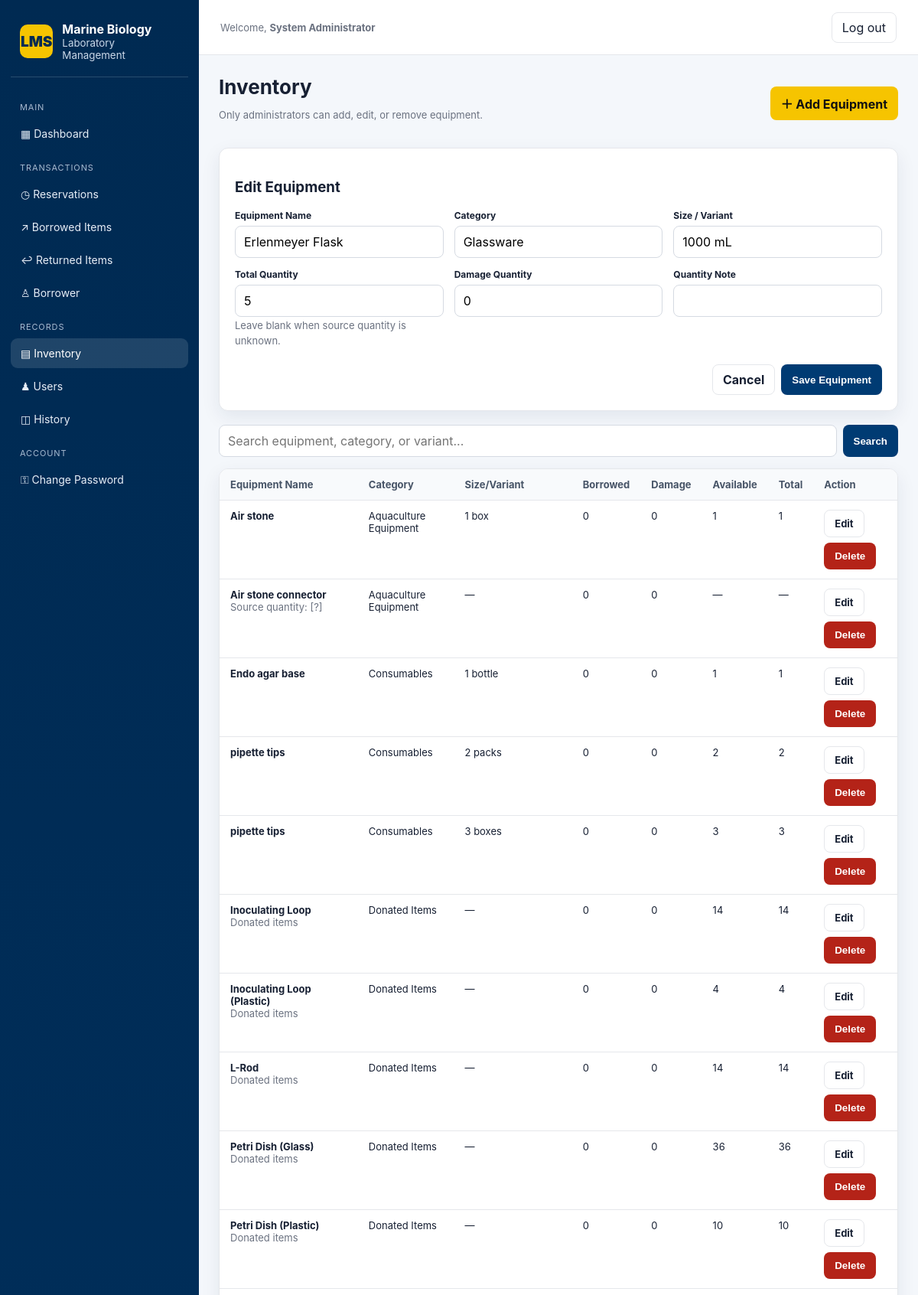
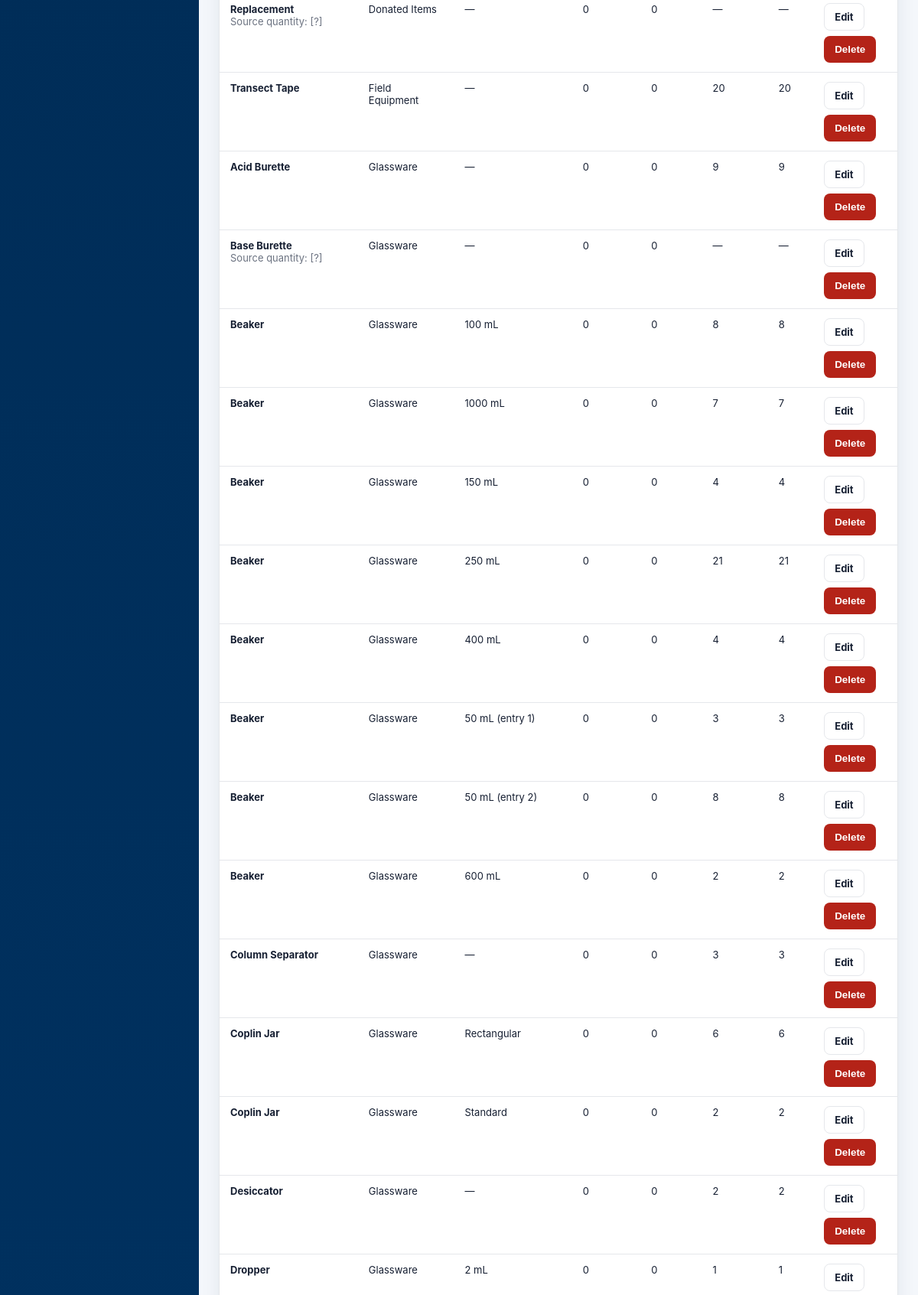
Screenshot of /index.php?page=inventory&edit=1 (signed in, upper part) with the database file from the repository (2 pictures, top to bottom).
### tables this page shows
CREATE TABLE equipment (
 id INT UNSIGNED AUTO_INCREMENT PRIMARY KEY,
 name VARCHAR(180) NOT NULL,
 category VARCHAR(100) NOT NULL,
 variant VARCHAR(150) NULL,
 total_qty INT UNSIGNED NULL,
 damaged_qty INT UNSIGNED NOT NULL DEFAULT 0,
 quantity_note VARCHAR(255) NULL,
 image VARCHAR(255) NOT NULL DEFAULT 'photo.png',
 is_active TINYINT(1) NOT NULL DEFAULT 1,
 created_at DATETIME NOT NULL DEFAULT CURRENT_TIMESTAMP,
 updated_at DATETIME NOT NULL DEFAULT CURRENT_TIMESTAMP ON UPDATE CURRENT_TIMESTAMP,
 INDEX idx_equipment_name(name), INDEX idx_equipment_category(category)
);

### includes/db.php (called while the page is built, shortened)
<?php
function e(?string $v): string { return htmlspecialchars((string)$v, ENT_QUOTES, 'UTF-8'); }

### includes/auth.php (called while the page is built, shortened)
<?php
require_once __DIR__.'/db.php';
function user(): ?array { return $_SESSION['user'] ?? null; }

### index.php (the view, shortened to what this page needs)
<?php
require_once __DIR__ . '/includes/auth.php';
function page(string $title, string $content, bool $auth = true): void
{
    global $page;
    $user = user();
    ?>
    <!doctype html>
    <html lang="en">
    <head>
        <link rel="stylesheet" href="assets/style.css">
    </head>
    <body>
        <?php if ($auth): ?>
            <div class="app">
                <aside class="sidebar">
                    <div class="brand">
                        <div class="brand-mark">LMS</div>
                        <div>
                            <strong>Marine Biology</strong>
                            <small>Laboratory Management</small>
                        </div>
                    </div>
                    <nav class="nav">
                        <div class="nav-section">Main</div>
                        <a class="<?= $page === 'dashboard' ? 'active' : '' ?>" href="index.php?page=dashboard">▦ Dashboard</a>
                        <div class="nav-section">Transactions</div>
                        <?php if ($user['role'] === 'admin'): ?>
                            <a class="<?= $page === 'reservations' ? 'active' : '' ?>" href="index.php?page=reservations">◷ Reservations</a>
                            <a class="<?= $page === 'borrowed' ? 'active' : '' ?>" href="index.php?page=borrowed">↗ Borrowed Items</a>
                            <a class="<?= $page === 'returned' ? 'active' : '' ?>" href="index.php?page=returned">↩ Returned Items</a>
                            <a class="<?= $page === 'borrowers' ? 'active' : '' ?>" href="index.php?page=borrowers">♙ Borrower</a>
                        <?php endif; ?>
                        <div class="nav-section">Records</div>
                        <?php if ($user['role'] === 'admin'): ?>
                            <a class="<?= $page === 'inventory' ? 'active' : '' ?>" href="index.php?page=inventory">▤ Inventory</a>
                            <a class="<?= $page === 'users' ? 'active' : '' ?>" href="index.php?page=users">♟ Users</a>
                        <?php else: ?>
                            <a class="<?= $page === 'items' ? 'active' : '' ?>" href="index.php?page=items">▤ Items</a>
                        <?php endif; ?>
                        <a class="<?= $page === 'history' ? 'active' : '' ?>" href="index.php?page=history">◫ History</a>
                        <div class="nav-section">Account</div>
                        <a href="index.php?page=password">⚿ Change Password</a>
                    </nav>
                </aside>
                <main class="main">
                    <header class="topbar">
                        <div class="muted">Welcome, <strong><?= e($user['name']) ?></strong></div>
                        <a class="logout" href="index.php?page=logout">Log out</a>
                    </header>
        <?php endif; ?>
                    <section class="content">
                        <?= $content ?>
                    </section>
        <?php if ($auth): ?>
                </main>
            </div>
        <?php endif; ?>
    </body>
    </html>
    <?php
}
$page = $_GET['page'] ?? (user() ? 'dashboard' : 'login');
    ?>
    <?php
if ($page === 'inventory') {
    $pdo = db();
    $query = trim($_GET['q'] ?? '');
    $sql = "SELECT e.*, COALESCE((SELECT SUM(li.quantity-li.returned_quantity) FROM loan_items li JOIN loans l ON l.id=li.loan_id WHERE li.equipment_id=e.id AND l.status='borrowed'),0) borrowed FROM equipment e WHERE e.is_active=1";
    $args = [];
    $sql .= ' ORDER BY e.category, e.name, e.variant';
    $statement = $pdo->prepare($sql);
    $statement->execute($args);
    $rows = $statement->fetchAll();
    $edit = null;
    if (isset($_GET['edit'])) {
        $statement = $pdo->prepare('SELECT * FROM equipment WHERE id=?');
        $statement->execute([(int) $_GET['edit']]);
        $edit = $statement->fetch();
    }
    ?>
    <div class="page-title">
        <div>
            <h1>Inventory</h1>
            <p class="muted">Only administrators can add, edit, or remove equipment.</p>
        </div>
        <a class="btn yellow" href="index.php?page=inventory&add=1">＋ Add Equipment</a>
    </div>
    <?php if (isset($_GET['add']) || $edit): ?>
        <div class="card form-card" style="margin-bottom:18px">
            <h3><?= $edit ? 'Edit Equipment' : 'Add Equipment' ?></h3>
            <form class="form" method="post">
                <div class="form-grid">
                    <div class="field">
                        <label>Equipment Name</label>
                        <input name="name" required value="<?= e($edit['name'] ?? '') ?>">
                    </div>
                    <div class="field">
                        <label>Category</label>
                        <input name="category" required value="<?= e($edit['category'] ?? '') ?>">
                    </div>
                    <div class="field">
                        <label>Size / Variant</label>
                        <input name="variant" value="<?= e($edit['variant'] ?? '') ?>">
                    </div>
                    <div class="field">
                        <label>Total Quantity</label>
                        <input type="number" min="0" name="total_qty" value="<?= e(isset($edit['total_qty']) && $edit['total_qty'] !== null ? (string) $edit['total_qty'] : '') ?>">
                        <span class="muted">Leave blank when source quantity is unknown.</span>
                    </div>
                    <div class="field">
                        <label>Damage Quantity</label>
                        <input type="number" min="0" name="damaged_qty" value="<?= e((string) ($edit['damaged_qty'] ?? 0)) ?>">
                    </div>
                    <div class="field">
                        <label>Quantity Note</label>
                        <input name="quantity_note" value="<?= e($edit['quantity_note'] ?? '') ?>">
                    </div>
                </div>
                <div class="form-actions">
                    <a class="btn secondary" href="index.php?page=inventory">Cancel</a>
                    <button class="btn" type="submit">Save Equipment</button>
                </div>
            </form>
        </div>
    <?php endif; ?>
    <div class="toolbar">
        <form method="get">
            <input name="q" value="<?= e($query) ?>" placeholder="Search equipment, category, or variant...">
            <button class="btn" type="submit">Search</button>
        </form>
    </div>
    <div class="table-wrap">
        <table>
            <thead>
                <tr>
                    <th>Equipment Name</th>
                    <th>Category</th>
                    <th>Size/Variant</th>
                    <th>Borrowed</th>
                    <th>Damage</th>
                    <th>Available</th>
                    <th>Total</th>
                    <th>Action</th>
                </tr>
            </thead>
            <tbody>
                <?php foreach ($rows as $row): ?>
                    <?php $available = $row['total_qty'] === null ? null : max(0, (int) $row['total_qty'] - (int) $row['borrowed'] - (int) $row['damaged_qty']); ?>
                    <tr>
                        <td>
                            <strong><?= e($row['name']) ?></strong>
                            <?php if ($row['quantity_note']): ?>
                                <div class="muted"><?= e($row['quantity_note']) ?></div>
                            <?php endif; ?>
                        </td>
                        <td><?= e($row['category']) ?></td>
                        <td><?= e($row['variant'] ?? '—') ?></td>
                        <td><?= e((string) $row['borrowed']) ?></td>
                        <td><?= e((string) $row['damaged_qty']) ?></td>
                        <td><?= $available === null ? '—' : e((string) $available) ?></td>
                        <td><?= $row['total_qty'] === null ? '—' : e((string) $row['total_qty']) ?></td>
                        <td>
                            <div class="actions">
                                <a class="btn secondary" href="index.php?page=inventory&edit=<?= $row['id'] ?>">Edit</a>
                                <form method="post" onsubmit="return confirm('Remove this equipment from active inventory?')">
                                    <button class="btn danger" type="submit">Delete</button>
                                </form>
                            </div>
                        </td>
                    </tr>
                <?php endforeach; ?>
            </tbody>
        </table>
    </div>
    <?php
    $content = ob_get_clean();
    page('Inventory', $content);
    exit;
}
    ?>
<?php
exit;

### assets/style.css (style rules this page uses)
:root { --navy: #003b73; --navy2: #002a52; --yellow: #f6c400; --bg: #f4f7fb; --text: #172033; --muted: #6b7280; --white: #fff; --danger: #b42318; --success: #087443; --border: #e5e7eb; --shadow: 0 8px 24px rgba(0, 34, 72, 0.08); }
* { box-sizing: border-box; }
body { margin: 0; font-family: Inter, system-ui, -apple-system, "Segoe UI", Roboto, Arial, sans-serif; background: var(--bg); color: var(--text); }
a { color: inherit; text-decoration: none; }
.app { display: flex; min-height: 100vh; }
.sidebar { width: 260px; background: linear-gradient(180deg, var(--navy2), var(--navy)); color: #fff; position: fixed; left: 0; top: 0; bottom: 0; padding: 20px 14px; overflow: auto; }
.brand { display: flex; align-items: center; gap: 12px; padding: 8px 12px 20px; border-bottom: 1px solid rgba(255, 255, 255, 0.16); }
.brand-mark { width: 44px; height: 44px; border-radius: 10px; background: var(--yellow); color: var(--navy2); display: flex; align-items: center; justify-content: center; font-weight: 900; font-size: 19px; }
.brand small { display: block; color: #cbd8e8; }
.nav { display: flex; flex-direction: column; gap: 4px; margin-top: 18px; }
.nav a { padding: 11px 13px; border-radius: 9px; color: #e8eef7; font-size: 14px; }
.nav a:hover, .nav a.active { background: rgba(255, 255, 255, 0.12); color: #fff; }
.nav-section { font-size: 11px; text-transform: uppercase; color: #a8bad0; margin: 14px 12px 4px; letter-spacing: 0.08em; }
.main { margin-left: 260px; flex: 1; min-width: 0; }
.topbar { height: 72px; background: #fff; border-bottom: 1px solid var(--border); display: flex; align-items: center; justify-content: space-between; padding: 0 28px; position: sticky; top: 0; z-index: 5; }
.logout { border: 1px solid var(--border); padding: 9px 13px; border-radius: 8px; background: #fff; }
.content { padding: 26px; max-width: 1500px; margin: auto; }
.page-title { display: flex; justify-content: space-between; align-items: center; gap: 16px; margin-bottom: 22px; }
.page-title h1 { font-size: 26px; margin: 0; }
.muted { color: var(--muted); font-size: 13px; }
.card { background: #fff; border: 1px solid var(--border); border-radius: 12px; box-shadow: var(--shadow); padding: 20px; flex: 1 1 230px; min-width: 0; }
.table-wrap { background: #fff; border: 1px solid var(--border); border-radius: 12px; box-shadow: var(--shadow); overflow: auto; }
.toolbar { display: flex; flex-wrap: wrap; gap: 10px; align-items: center; margin-bottom: 15px; }
.toolbar form { display: flex; gap: 8px; flex: 1; min-width: 260px; }
.toolbar input, .toolbar select, .toolbar textarea, .form input, .form select, .form textarea { width: 100%; padding: 10px 11px; border: 1px solid #d5dae2; border-radius: 8px; font: inherit; background: #fff; }
.toolbar input { flex: 1; }
.btn { display: inline-flex; align-items: center; justify-content: center; gap: 6px; padding: 9px 13px; border-radius: 8px; border: 1px solid transparent; background: var(--navy); color: #fff; font-weight: 650; cursor: pointer; }
.btn.secondary { background: #fff; color: var(--text); border-color: var(--border); }
.btn.danger { background: var(--danger); }
.btn.yellow { background: var(--yellow); color: #111; }
.actions { display: flex; gap: 7px; flex-wrap: wrap; }
table { width: 100%; border-collapse: collapse; min-width: 780px; }
th, td { text-align: left; padding: 12px 14px; border-bottom: 1px solid var(--border); font-size: 13px; vertical-align: top; }
th { background: #f8fafc; color: #475467; font-weight: 750; white-space: nowrap; }
.form-grid { display: flex; flex-wrap: wrap; gap: 14px; }
.field { flex: 1 1 260px; }
.field label { display: block; font-size: 12px; font-weight: 700; margin-bottom: 6px; }
.form-card { max-width: 900px; }
.form { display: flex; flex-direction: column; gap: 14px; }
.form-actions { display: flex; justify-content: flex-end; gap: 8px; margin-top: 8px; }

### rows the page displays
equipment: name "Erlenmeyer Flask", category "Glassware", variant "1000 mL", total_qty "5", damaged_qty "0"
equipment: name "Air stone", category "Aquaculture Equipment", variant "1 box", borrowed "0", damaged_qty "0", total_qty "1"
equipment: name "Air stone connector", quantity_note "Source quantity: [?]", category "Aquaculture Equipment", variant "—", borrowed "0", damaged_qty "0"
equipment: name "Endo agar base", category "Consumables", variant "1 bottle", borrowed "0", damaged_qty "0", total_qty "1"
equipment: name "pipette tips", category "Consumables", variant "2 packs", borrowed "0", damaged_qty "0", total_qty "2"
equipment: name "pipette tips", category "Consumables", variant "3 boxes", borrowed "0", damaged_qty "0", total_qty "3"
equipment: name "Inoculating Loop", quantity_note "Donated items", category "Donated Items", variant "—", borrowed "0", damaged_qty "0", total_qty "14"
equipment: name "Inoculating Loop (Plastic)", quantity_note "Donated items", category "Donated Items", variant "—", borrowed "0", damaged_qty "0", total_qty "4"
equipment: name "L-Rod", quantity_note "Donated items", category "Donated Items", variant "—", borrowed "0", damaged_qty "0", total_qty "14"
equipment: name "Petri Dish (Glass)", quantity_note "Donated items", category "Donated Items", variant "—", borrowed "0", damaged_qty "0", total_qty "36"
equipment: name "Petri Dish (Plastic)", quantity_note "Donated items", category "Donated Items", variant "—", borrowed "0", damaged_qty "0", total_qty "10"
equipment: name "Replacement", quantity_note "Source quantity: [?]", category "Donated Items", variant "—", borrowed "0", damaged_qty "0"
equipment: name "Transect Tape", category "Field Equipment", variant "—", borrowed "0", damaged_qty "0", total_qty "20"
equipment: name "Acid Burette", category "Glassware", variant "—", borrowed "0", damaged_qty "0", total_qty "9"
equipment: name "Base Burette", quantity_note "Source quantity: [?]", category "Glassware", variant "—", borrowed "0", damaged_qty "0"
equipment: name "Beaker", category "Glassware", variant "100 mL", borrowed "0", damaged_qty "0", total_qty "8"
equipment: name "Beaker", category "Glassware", variant "1000 mL", borrowed "0", damaged_qty "0", total_qty "7"
equipment: name "Beaker", category "Glassware", variant "150 mL", borrowed "0", damaged_qty "0", total_qty "4"
equipment: name "Beaker", category "Glassware", variant "250 mL", borrowed "0", damaged_qty "0", total_qty "21"
equipment: name "Beaker", category "Glassware", variant "400 mL", borrowed "0", damaged_qty "0", total_qty "4"
equipment: name "Beaker", category "Glassware", variant "50 mL (entry 1)", borrowed "0", damaged_qty "0", total_qty "3"
equipment: name "Beaker", category "Glassware", variant "50 mL (entry 2)", borrowed "0", damaged_qty "0", total_qty "8"
equipment: name "Beaker", category "Glassware", variant "600 mL", borrowed "0", damaged_qty "0", total_qty "2"
equipment: name "Column Separator", category "Glassware", variant "—", borrowed "0", damaged_qty "0", total_qty "3"
equipment: name "Coplin Jar", category "Glassware", variant "Rectangular", borrowed "0", damaged_qty "0", total_qty "6"
equipment: name "Coplin Jar", category "Glassware", variant "Standard", borrowed "0", damaged_qty "0", total_qty "2"
equipment: name "Desiccator", category "Glassware", variant "—", borrowed "0", damaged_qty "0", total_qty "2"
equipment: name "Dropper", category "Glassware", variant "2 mL", borrowed "0", damaged_qty "0", total_qty "1"

### other values shown
$user['name'] "System Administrator"
